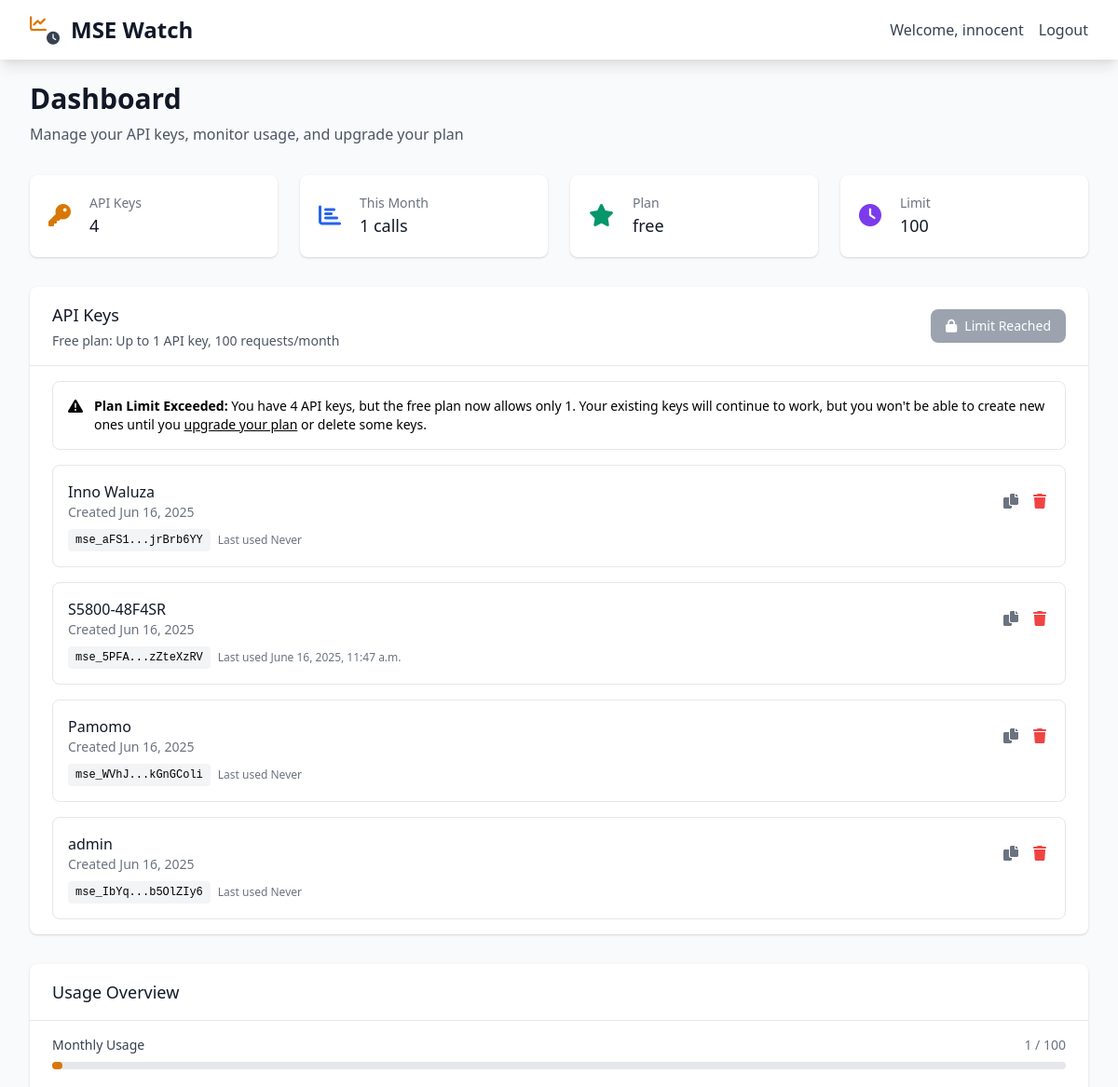
Page /dashboard/ (signed in, upper part) on the earlier database version.
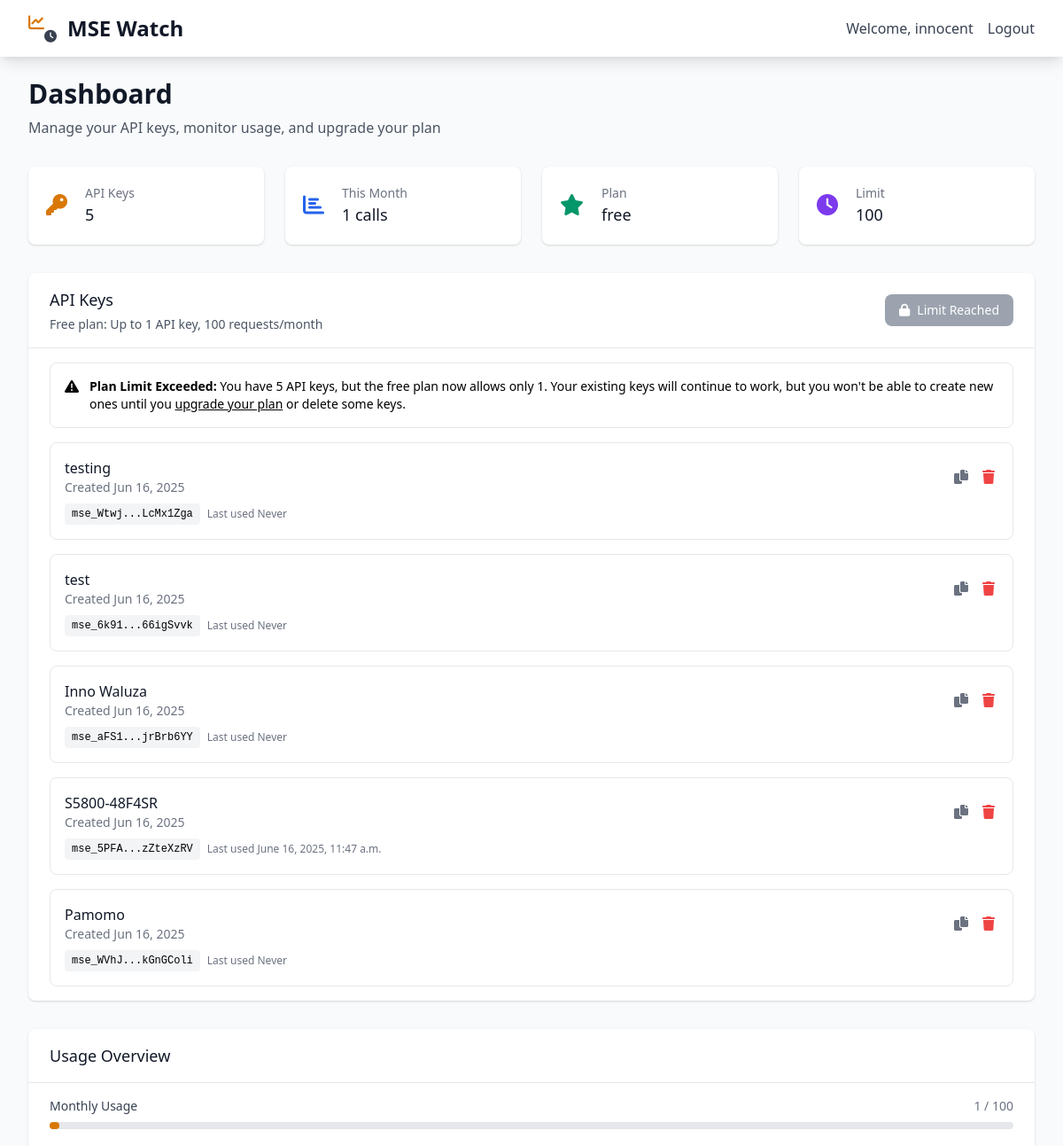
Same page on the later database version.
### accounts/models.py (models this page shows, shortened)
class User(AbstractUser):
    company = models.CharField(max_length=200, blank=True)
    created_at = models.DateTimeField(auto_now_add=True)
    updated_at = models.DateTimeField(auto_now=True)

class Subscription(models.Model):
    PLAN_CHOICES = [
        ('free', 'Free'),
        ('developer', 'Developer'),
        ('business', 'Business'),    ]
    PLAN_LIMITS = {
        'free': 100,
        'developer': 50000,
        'business': 500000,
    }
    PLAN_PRICES = {
        'free': 0,
        'developer': 49,
        'business': 199,
    }
    user = models.OneToOneField(User, on_delete=models.CASCADE, related_name='subscription')
    plan = models.CharField(max_length=20, choices=PLAN_CHOICES, default='free')
    is_active = models.BooleanField(default=True)
    stripe_subscription_id = models.CharField(max_length=200, blank=True, null=True)
    next_billing_date = models.DateTimeField(null=True, blank=True)
    created_at = models.DateTimeField(auto_now_add=True)
    updated_at = models.DateTimeField(auto_now=True)
    @property
    def monthly_limit(self):
        return self.PLAN_LIMITS.get(self.plan, 100)
    @property
    def price(self):
        return self.PLAN_PRICES.get(self.plan, 0)

class APIKey(models.Model):
    user = models.ForeignKey(User, on_delete=models.CASCADE, related_name='api_keys')
    name = models.CharField(max_length=100)
    key = models.CharField(max_length=64, unique=True)
    is_active = models.BooleanField(default=True)
    last_used = models.DateTimeField(null=True, blank=True)
    created_at = models.DateTimeField(auto_now_add=True)
    @property
    def key_preview(self):
        return f"{self.key[:8]}...{self.key[-8:]}"

### accounts/views.py (the view)
# urls.py: path('dashboard/', views.dashboard_view, name='dashboard'),
@login_required
def dashboard_view(request):
    user = request.user
    api_keys = user.api_keys.filter(is_active=True).order_by('-created_at')
    now = timezone.now()
    current_quota, _ = UsageQuota.objects.get_or_create(
        user=user,
        year=now.year,
        month=now.month
    )
    monthly_limit = user.subscription.monthly_limit
    usage_percentage = (current_quota.usage_count / monthly_limit) * 100 if monthly_limit > 0 else 0
    recent_requests = APIUsage.objects.filter(
        api_key__user=user
    ).order_by('-timestamp')[:10]
    context = {
        'api_keys': api_keys,
        'api_keys_count': api_keys.count(),
        'usage_this_month': current_quota.usage_count,
        'usage_percentage': min(usage_percentage, 100),
        'recent_requests': recent_requests,
    }
    return render(request, 'dashboard/dashboard.html', context)

### templates/dashboard/dashboard.html (shortened to what this page needs)
{% load static %}
<!DOCTYPE html>
<html lang="en">
<head>
    <link href="https://cdn.jsdelivr.net/npm/tailwindcss@2.2.19/dist/tailwind.min.css" rel="stylesheet">
    <link rel="stylesheet" href="https://cdnjs.cloudflare.com/ajax/libs/font-awesome/6.0.0/css/all.min.css">
</head>
<body class="bg-gray-50">
    <nav class="bg-white shadow-lg">
        <div class="max-w-7xl mx-auto px-4 sm:px-6 lg:px-8">
            <div class="flex justify-between items-center h-14 sm:h-16">
                <div class="flex items-center">
                    <div class="flex-shrink-0">
                        <div class="flex items-center">
                            <div class="relative w-6 h-6 sm:w-8 sm:h-8 mr-2 sm:mr-3">
                                <i class="fas fa-chart-line text-yellow-600 text-sm sm:text-lg absolute top-0 left-0"></i>
                                <i class="fas fa-clock text-gray-700 text-xs sm:text-sm absolute bottom-0 right-0"></i>
                            </div>
                            <a href="/" class="text-lg sm:text-xl lg:text-2xl font-bold text-gray-900">MSE Watch</a>
                        </div>
                    </div>
                </div>
                <div class="flex items-center space-x-3 sm:space-x-4">
                    <span class="text-sm sm:text-base text-gray-700 hidden sm:inline">Welcome, {{ user.first_name }}</span>
                    <a href="/logout/" class="text-sm sm:text-base text-gray-700 hover:text-gray-900 font-medium">Logout</a>
                </div>
            </div>
        </div>
    </nav>
    <div class="max-w-7xl mx-auto py-4 sm:py-6 px-4 sm:px-6 lg:px-8">
        <div class="mb-6 sm:mb-8">
            <h1 class="text-2xl sm:text-3xl font-bold text-gray-900">Dashboard</h1>
            <p class="mt-2 text-sm sm:text-base text-gray-600">Manage your API keys, monitor usage, and upgrade your plan</p>
        </div>
        <div class="grid grid-cols-2 lg:grid-cols-4 gap-3 sm:gap-6 mb-6 sm:mb-8">            <div class="bg-white overflow-hidden shadow rounded-lg">
                <div class="p-3 sm:p-5">
                    <div class="flex items-center">
                        <div class="flex-shrink-0">
                            <i class="fas fa-key text-yellow-600 text-lg sm:text-2xl"></i>
                        </div>
                        <div class="ml-3 sm:ml-5 w-0 flex-1">
                            <dl>
                                <dt class="text-xs sm:text-sm font-medium text-gray-500 truncate">API Keys</dt>
                                <dd class="text-base sm:text-lg font-medium text-gray-900">{{ api_keys_count }}</dd>
                            </dl>
                        </div>
                    </div>
                </div>
            </div>
            <div class="bg-white overflow-hidden shadow rounded-lg">
                <div class="p-3 sm:p-5">
                    <div class="flex items-center">
                        <div class="flex-shrink-0">
                            <i class="fas fa-chart-bar text-blue-600 text-lg sm:text-2xl"></i>
                        </div>
                        <div class="ml-3 sm:ml-5 w-0 flex-1">
                            <dl>
                                <dt class="text-xs sm:text-sm font-medium text-gray-500 truncate">This Month</dt>
                                <dd class="text-base sm:text-lg font-medium text-gray-900">{{ usage_this_month|default:"0" }} calls</dd>
                            </dl>
                        </div>
                    </div>
                </div>
            </div>
            <div class="bg-white overflow-hidden shadow rounded-lg">
                <div class="p-3 sm:p-5">
                    <div class="flex items-center">
                        <div class="flex-shrink-0">
                            <i class="fas fa-star text-green-600 text-lg sm:text-2xl"></i>
                        </div>
                        <div class="ml-3 sm:ml-5 w-0 flex-1">
                            <dl>
                                <dt class="text-xs sm:text-sm font-medium text-gray-500 truncate">Plan</dt>
                                <dd class="text-base sm:text-lg font-medium text-gray-900">{{ user.subscription.plan|default:"Free" }}</dd>
                            </dl>
                        </div>
                    </div>
                </div>
            </div>
            <div class="bg-white overflow-hidden shadow rounded-lg">
                <div class="p-3 sm:p-5">
                    <div class="flex items-center">
                        <div class="flex-shrink-0">
                            <i class="fas fa-clock text-purple-600 text-lg sm:text-2xl"></i>
                        </div>
                        <div class="ml-3 sm:ml-5 w-0 flex-1">
                            <dl>
                                <dt class="text-xs sm:text-sm font-medium text-gray-500 truncate">Limit</dt>
                                <dd class="text-base sm:text-lg font-medium text-gray-900">{{ user.subscription.monthly_limit|default:"100" }}</dd>
                            </dl>
                        </div>
                    </div>
                </div>
            </div>
        </div>
        <div class="grid grid-cols-1 xl:grid-cols-2 gap-6 sm:gap-8">
            <div class="bg-white shadow rounded-lg">
                <div class="px-4 sm:px-6 py-4 border-b border-gray-200">
                    <div class="flex flex-col sm:flex-row sm:items-center sm:justify-between space-y-3 sm:space-y-0">
                        <div>
                            <h3 class="text-lg font-medium text-gray-900">API Keys</h3>
                            {% if user.subscription.plan == "free" %}
                                <p class="text-xs sm:text-sm text-gray-600 mt-1">Free plan: Up to 1 API key, 100 requests/month</p>
                            {% endif %}
                        </div>
                        {% if user.subscription.plan == "free" and api_keys_count >= 1 %}
                            <button disabled class="w-full sm:w-auto bg-gray-400 text-white px-3 sm:px-4 py-2 rounded-lg cursor-not-allowed text-sm" title="Free plan limit reached">
                                <i class="fas fa-lock mr-2"></i>Limit Reached
                            </button>
                        {% else %}
                            <button id="create-key-btn" class="w-full sm:w-auto bg-yellow-600 text-white px-3 sm:px-4 py-2 rounded-lg hover:bg-yellow-700 transition duration-300 text-sm">
                                <i class="fas fa-plus mr-2"></i>Create New Key
                            </button>
                        {% endif %}
                    </div>
                </div>
                <div class="px-4 sm:px-6 py-4">                    {% if user.subscription.plan == "free" and api_keys_count > 1 %}
                        <div class="mb-4 bg-amber-50 border border-amber-200 rounded-lg p-3 sm:p-4">
                            <div class="flex items-start">
                                <i class="fas fa-exclamation-triangle text-amber-600 mt-0.5 mr-2 sm:mr-3"></i>
                                <div class="text-xs sm:text-sm text-amber-800">
                                    <strong>Plan Limit Exceeded:</strong> You have {{ api_keys_count }} API keys, but the free plan now allows only 1.
                                    Your existing keys will continue to work, but you won't be able to create new ones until you
                                    <a href="/pricing/" class="underline hover:text-amber-900">upgrade your plan</a> or delete some keys.
                                </div>
                            </div>
                        </div>
                    {% endif %}
                    {% if api_keys %}
                        <div class="space-y-3 sm:space-y-4">
                            {% for key in api_keys %}
                            <div class="border border-gray-200 rounded-lg p-3 sm:p-4">
                                <div class="flex flex-col sm:flex-row sm:items-center sm:justify-between space-y-2 sm:space-y-0">
                                    <div class="flex-1 min-w-0">
                                        <h4 class="font-medium text-gray-900 truncate">{{ key.name }}</h4>
                                        <p class="text-xs sm:text-sm text-gray-500">Created {{ key.created_at|date:"M j, Y" }}</p>
                                    </div>
                                    <div class="flex space-x-2 sm:space-x-2 flex-shrink-0">
                                        <button onclick="copyApiKey('{{ key.key_preview }}')" class="text-gray-500 hover:text-gray-700 p-1" title="Copy key preview">
                                            <i class="fas fa-copy"></i>
                                        </button>
                                        <button onclick="deleteApiKey({{ key.id }}, '{{ key.name }}')" class="text-red-500 hover:text-red-700 p-1" title="Delete API key">
                                            <i class="fas fa-trash"></i>
                                        </button>
                                    </div>
                                </div>
                                <div class="mt-2">
                                    <div class="flex flex-col sm:flex-row sm:items-center sm:space-x-2 space-y-1 sm:space-y-0">
                                        <code class="bg-gray-100 px-2 py-1 rounded text-xs font-mono break-all">{{ key.key_preview }}</code>
                                        <span class="text-xs text-gray-500">Last used {{ key.last_used|default:"Never" }}</span>
                                    </div>
                                </div>
                            </div>
                            {% endfor %}
                        </div>                    {% endif %}
                </div>
            </div>
            <div class="bg-white shadow rounded-lg">
                <div class="px-4 sm:px-6 py-4 border-b border-gray-200">
                    <h3 class="text-lg font-medium text-gray-900">Usage Overview</h3>
                </div>
                <div class="px-4 sm:px-6 py-4">                    <div class="space-y-4 sm:space-y-6">
                        <div>
                            <div class="flex items-center justify-between mb-2">
                                <span class="text-xs sm:text-sm font-medium text-gray-700">Monthly Usage</span>
                                <span class="text-xs sm:text-sm text-gray-500">{{ usage_this_month|default:"0" }} / {{ user.subscription.monthly_limit|default:"100" }}</span>
                            </div>
                            <div class="w-full bg-gray-200 rounded-full h-2">
                                <div class="bg-yellow-600 h-2 rounded-full" style="width: {{ usage_percentage|default:"0" }}%"></div>
                            </div>
                        </div>
                    </div>
                </div>
            </div>
        </div>
    </div>
</body>
</html>

### templates/dashboard/dashboard.html (style rules this page uses)
:root { --primary-color: #1a365d; --secondary-color: #2c5282; --accent-color: #d69e2e; --dark-color: #0a0e13; --light-gray: #f8fafc; --navy-blue: #1e3a8a; --charcoal: #374151; --gold: #fbbf24; --platinum: #e5e7eb; --slate: #64748b; }

Differences in the rows shown:
no longer on this page (row edited): APIKey: name "admin", created_at "Jun 16, 2025", key_preview "mse_IbYq...b5OlZIy6", last_used "Never"
added APIKey: name "testing", created_at "Jun 16, 2025", key_preview "mse_Wtwj...LcMx1Zga", last_used "Never"
added APIKey: name "test", created_at "Jun 16, 2025", key_preview "mse_6k91...66igSvvk", last_used "Never"
Other differences:
{{ api_keys_count }}: "4" → "5"
